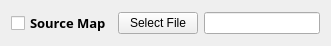
       <widget class="QWidget" name="layoutWidget_280">
        <property name="geometry">
         <rect>
          <x>260</x>
          <y>460</y>
          <width>331</width>
          <height>33</height>
         </rect>
        </property>
        <layout class="QHBoxLayout" name="horizontalLayout_306">
         <item>
          <widget class="QCheckBox" name="extractSourceMap">
           <property name="font">
            <font>
             <family>Galvji</family>
             <pointsize>10</pointsize>
             <bold>true</bold>
            </font>
           </property>
           <property name="focusPolicy">
            <enum>Qt::ClickFocus</enum>
           </property>
           <property name="text">
            <string>Source Map</string>
           </property>
           <property name="checkable">
            <bool>true</bool>
           </property>
           <property name="checked">
            <bool>false</bool>
           </property>
           <property name="autoRepeat">
            <bool>false</bool>
           </property>
           <property name="autoExclusive">
            <bool>false</bool>
           </property>
           <property name="tristate">
            <bool>false</bool>
           </property>
          </widget>
         </item>
         <item>
          <widget class="QPushButton" name="extractSourceMapSave">
           <property name="text">
            <string>Select File</string>
           </property>
          </widget>
         </item>
         <item>
          <widget class="QLineEdit" name="extractSourceMapSaveName">
           <property name="focusPolicy">
            <enum>Qt::NoFocus</enum>
           </property>
          </widget>
         </item>
        </layout>
       </widget>
